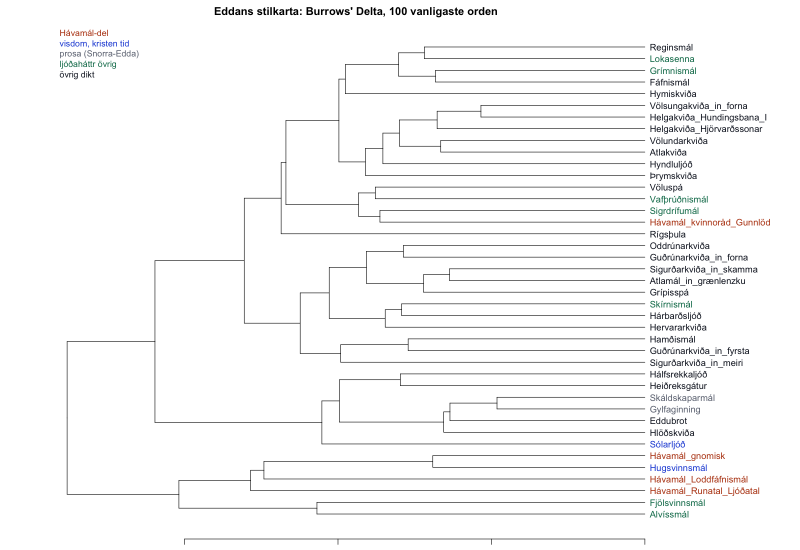
#> input picture utdata/Edda/fig_karta_dendrogram.png, 1600 x 1100 px (shown at 1/2 size)
$ python -i blog_figures.py   (imports and definitions only)
#> lines starting #> are read from the running program, lines starting #| are printed output that depends on the picture
#> in to_site, im is the input picture: PIL image 1600x1100 RGBA; mean R, G, B, A 247, 247, 247.1, 255
"""Figurer ur R-analyserna för artiklarna: kartverktygets kartbilder (var mönstren samlas, genomsökningen av
landskapet, fornlämningarna) och korpusanalysernas övriga figurer.

En figur som används i ett inlägg kopieras till data/blog/figures/ under sin innehållshash och visas från
/api/blog/figures/{hash}.png. Kopian ändras aldrig, så ett publicerat inlägg behåller sin bild även när korpusanalysen
räknas om och figurerna får ett nytt fingeravtryck.
"""
from __future__ import annotations

import hashlib
import os
import re
import shutil
import tempfile

ROOT = os.path.dirname(os.path.dirname(os.path.abspath(__file__)))
DIR = os.path.join(ROOT, "data", "blog", "figures")
NAME = re.compile(r"^[0-9a-f]{16}\.png$")
# Half-written copies for the website (to_site), outside web/public/figurer; data/cache is ignored by git
TMP_DIR = os.path.join(ROOT, "data", "cache", "site_figures_tmp")

# File name → group (map, time, other), Swedish and English caption, the R script
FIXED = {
    "landskap_genomsokning.png": ("map", "Dolda mönster i landskapet: varje mönster mot varje slags plats",
                                  "Hidden patterns in the landscape: every pattern against every kind of place", "remains.R"),
    "lamningar_narhet.png": ("map", "Runstenarna och fornlämningarna: andelen inom 500 m, mot slumpvisa platser i samma trakter",
                             "The runestones and the ancient monuments: the share within 500 m, against random places in the same districts",
                             "remains.R"),
    "geografi_vatten.png": ("map", "Avståndet till vatten: runstenarna mot slumpvisa platser",
                            "The distance to water: the runestones against random places", "geography.R"),
    "geografi_ristare.png": ("map", "Ristarnas områden", "The carvers' areas", "geography.R"),
    "okanda_ristare.png": ("map", "Grupper av stenar utan ristare", "Groups of stones without a carver", "anonymous.R"),
    "forandring_karta.png": ("map", "Var dragen är vanligast (rumslig modell med ristaren som slumpeffekt)",
                             "Where the features are most common (spatial model with the carver as a random effect)", "change.R"),
    "dialekt_grupper.png": ("map", "Stavningens geografi: grupper av härader", "The geography of spelling: groups of hundreds", "dialect.R"),
    "dialekt_efter.png": ("map", "Första runan i æftiR på kartan", "The first rune of æftiR on the map", "dialect.R"),
    "dialekt_sten.png": ("map", "Diftong och monoftong i stæinn på kartan", "Diphthong and monophthong in stæinn on the map", "dialect.R"),
    "dialekt_avstand.png": ("other", "Stavningen skiljer sig mer ju längre ifrån varandra häraderna ligger",
                            "Spelling differs more the further apart the hundreds are", "dialect.R"),
    "forandring_tid.png": ("time", "Dragen över tid, med plats och ristare konstanta", "The features over time, with place and carver held constant", "change.R"),
    "forandring_landskap.png": ("time", "Dragen landskap för landskap omkring 1050", "The features province by province around 1050", "change.R"),
    "seriation_diagram.png": ("time", "Seriationen av språk och innehåll", "The seriation of language and content", "chronology.R"),
    "seriation_validering.png": ("time", "Seriationen mot Gräslunds stilkronologi", "The seriation against Gräslund's style chronology", "chronology.R"),
    "seriation_skattning.png": ("time", "Skattade dateringar ur seriationen", "Estimated dates from the seriation", "chronology.R"),
    "kluster_mca.png": ("other", "Stenarnas grupper (MCA)", "The stones' groups (MCA)", "clusters.R"),
    "kluster_variabler.png": ("other", "Kategorierna i MCA", "The categories in the MCA", "clusters.R"),
    "kluster_ristare.png": ("other", "Ristarnas stenar i grupperna", "The carvers' stones in the groups", "clusters.R"),
    "kluster_silhuett.png": ("other", "Hur tydliga grupperna är (silhuett)", "How clear the groups are (silhouette)", "clusters.R"),
    "modell_delmodeller.png": ("other", "Attribueringsmodellen: vad varje del bidrar med", "The attribution model: what each part contributes", "attribution.R"),
    "modell_kalibrering.png": ("other", "Attribueringsmodellens kalibrering", "The attribution model's calibration", "attribution.R"),
    "modell_variabler.png": ("other", "Attribueringsmodellens viktigaste variabler", "The attribution model's most important variables", "attribution.R"),
    "modell_forvaxling.png": ("other", "Vilka ristare modellen blandar ihop", "Which carvers the model confuses", "attribution.R"),
    "natverk_formler.png": ("other", "Formelnätverket", "The network of formulas", "network.R"),
    "natverk_slakt.png": ("other", "Släktrelationerna i inskrifterna", "The kinship relations in the inscriptions", "network.R"),
    "text_formler.png": ("other", "Ristarnas formler", "The carvers' formulas", "text.R"),
    "text_stavning.png": ("other", "Stavningen av vanliga ord", "The spelling of common words", "text.R"),
}
GROUPS = {"map": "Kartan och landskapet", "time": "Tid och datering", "other": "Övriga analyser"}
GROUPS_EN = {"map": "The map and the landscape", "time": "Time and dating", "other": "Other analyses"}


# [52 lines left out: functions describe, available, freeze, path_of, markdown, not called in this run]


# ---- the public website's copies --------------------------------------------------------------------------------------
# The website (src/site_export.py) gets each figure as WebP, at most SITE_WIDTH px wide (about 2× the article column):
# renders of scans and other photo-like figures lossy (PHOTO_QUALITY), charts, maps and screenshots lossless, so that
# their text stays sharp. The name is a hash of the frozen figure's name (itself its content hash) and these parameters,
# so a published copy never changes; changing a parameter gives new names, and the export replaces the old files.
SITE_WIDTH = 1600
PHOTO_QUALITY = 86
SITE_MODE = 0o644  # the published figures: readable by everyone, as PIL's own save left them
SITE_CODEC = f"webp w{SITE_WIDTH} q{PHOTO_QUALITY} lossless-m6"


def site_name(name: str) -> str:
    """The website's file name for a frozen figure (hash.png → hash.webp)."""
    return hashlib.sha256(f"{name}|{SITE_CODEC}".encode()).hexdigest()[:16] + ".webp"


def photo_like(im) -> bool:
    """A render of a scan or a photo (its pixels spread over many shades) rather than a chart, map or screenshot, where
    nearly all pixels have one of a few flat colours: under 75 % of the pixels in the 64 most common colours."""
    from PIL import Image
    rgb = im.convert("RGB")
    if rgb.width > 1000:  # nearest neighbour keeps the colours as they are
        rgb = rgb.resize((1000, max(1, round(rgb.height * 1000 / rgb.width))), Image.NEAREST)
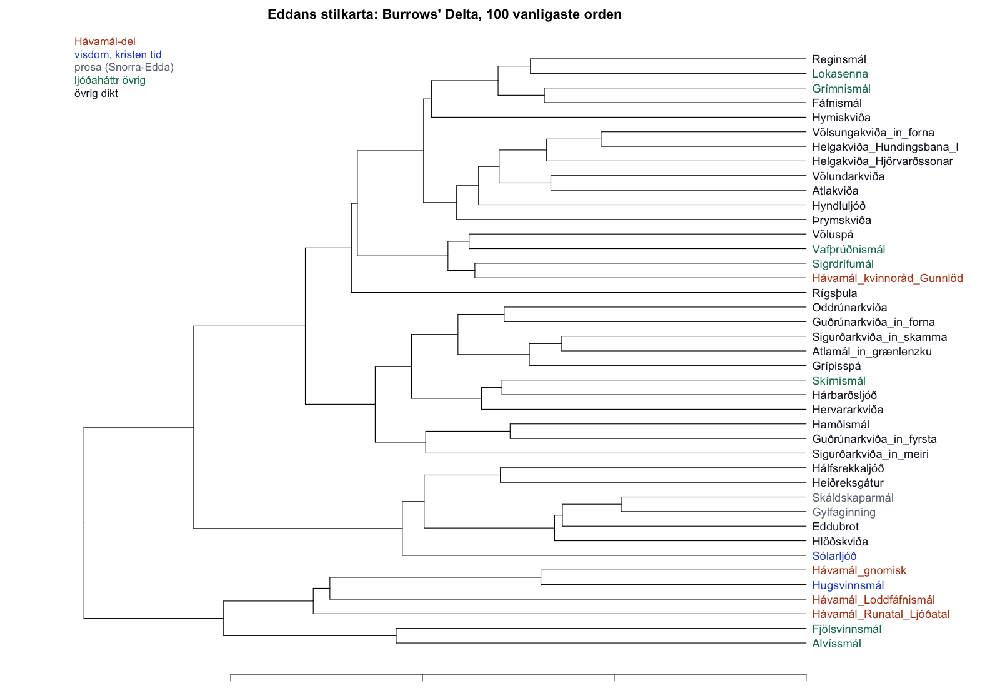
#> rgb: PIL image 1000x688 RGB; mean R, G, B 247.1, 247, 247.1
    colours = sorted(rgb.getcolors(rgb.width * rgb.height) or [], reverse=True)
#> colours = 1406 items
    return sum(n for n, _ in colours[:64]) < 0.75 * rgb.width * rgb.height


def to_site(src: str, dst: str) -> dict:
    """Writes the website's WebP copy of a figure (atomically); returns how it was encoded."""
    from PIL import Image
    with Image.open(src) as im:
        im.load()
        photo = photo_like(im)
#> photo = False
        if im.mode in ("RGBA", "LA", "PA") or "transparency" in im.info:
            im = im.convert("RGBA")
            if im.getchannel("A").getextrema() == (255, 255):  # R saves opaque figures with an alpha channel
                im = im.convert("RGB")
        elif im.mode not in ("RGB", "L"):
            im = im.convert("RGB")
        if im.width > SITE_WIDTH:
            im = im.resize((SITE_WIDTH, max(1, round(im.height * SITE_WIDTH / im.width))), Image.LANCZOS)
        opts = {"quality": PHOTO_QUALITY, "method": 6} if photo else {"lossless": True, "quality": 100, "method": 6}
#> opts = {'lossless': True, 'quality': 100, 'method': 6}
        # The temporary file is written outside dst's folder (TMP_DIR, not tracked by git): the export commits the whole
        # figure folder, so a conversion that is killed half-way must never leave anything there
        os.makedirs(TMP_DIR, exist_ok=True)
        fd, tmp = tempfile.mkstemp(prefix="site-", suffix=".webp", dir=TMP_DIR)
        os.close(fd)
        try:
            im.save(tmp, "WEBP", **opts)
            # mkstemp makes the file owner-only (0600) and os.replace keeps that; the site's figures are -rw-r--r--
            os.chmod(tmp, SITE_MODE)
            try:
                os.replace(tmp, dst)  # atomic on the same disk
            except OSError:  # TMP_DIR on another disk than dst (a test's folder): copied, then renamed in place
                part = os.path.join(os.path.dirname(dst), "." + os.path.basename(dst) + ".part")
                try:
                    shutil.copyfile(tmp, part)
                    os.chmod(part, SITE_MODE)
                    os.replace(part, dst)
                finally:
                    if os.path.exists(part):
                        os.remove(part)
        finally:
            if os.path.exists(tmp):
                os.remove(tmp)
        return {"photo": photo, "size": im.size}

>>> result = to_site('../utdata/Edda/fig_karta_dendrogram.png', 'out.png')
#> result = {'photo': False, 'size': (1600, 1100)}

$ run again, on utdata/Edda/fig_karta_pca.png
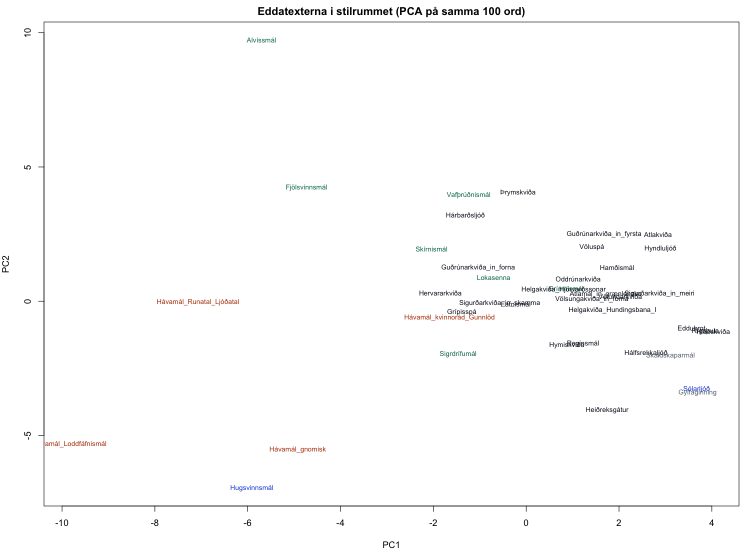
#> input picture utdata/Edda/fig_karta_pca.png, 1500 x 1100 px (shown at 1/2 size)
#> in to_site, im is the input picture: PIL image 1500x1100 RGBA; mean R, G, B, A 251.8, 251.8, 251.8, 255
#> in photo_like, `rgb = rgb.resize((1000, max(1, round(rgb.height * 1000 / rgb.width))),..`:
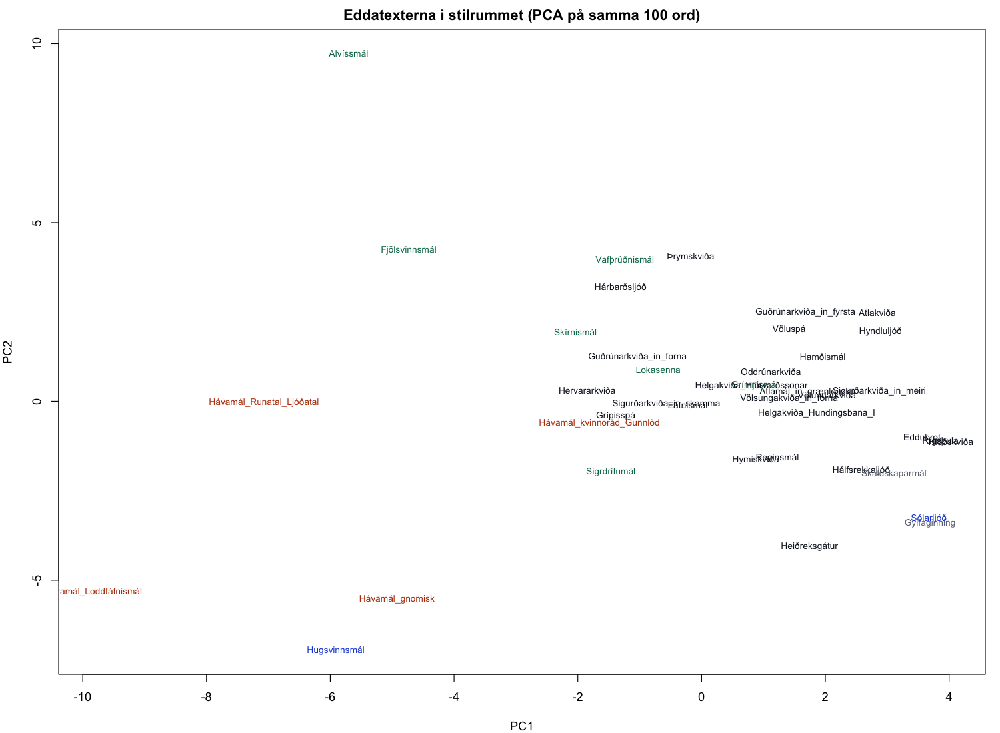
#> rgb: PIL image 1000x733 RGB; mean R, G, B 252.1, 252.1, 252.1
#> colours = 1546 items
#> photo = False
#> opts = {'lossless': True, 'quality': 100, 'method': 6}
#> result = {'photo': False, 'size': (1500, 1100)}
